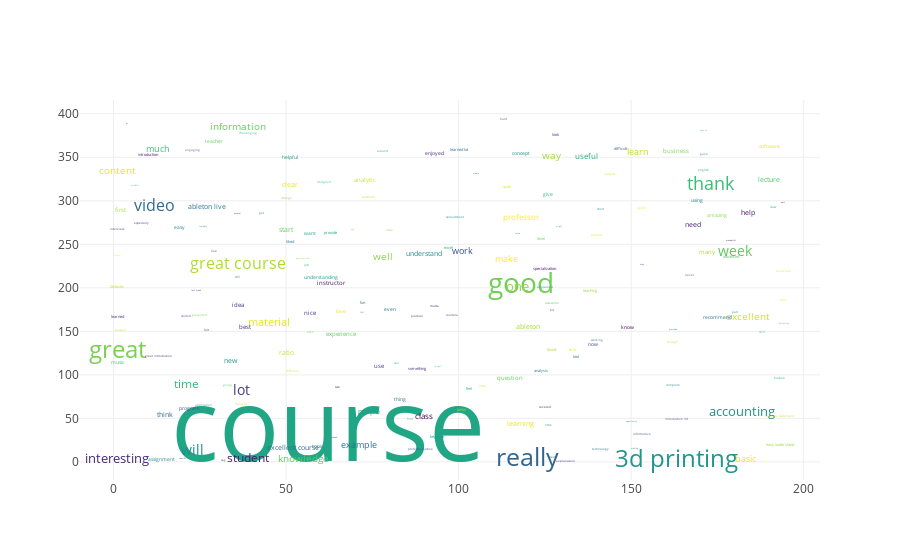

The cell this chart's notebook holds for it:
### Code cell
init_notebook_mode(connected=True)
iplot(plotly_wordcloud(comment_words))

### Figure 1 — Plotly figure (JSON) as saved in the notebook; plotly's stock layout.template omitted (floating-point values rounded to 4 significant figures; data arrays with more than 128 entries replaced by an {"elided": "..."} marker saying what was removed)
{"data": [{"hoverinfo": "text", "hovertext": {"elided": "186 str values"}, "mode": "text", "text": {"elided": "186 str values"}, "textfont": {"color": {"elided": "186 str values"}, "size": {"elided": "186 float values"}}, "type": "scatter", "uid": "33d3ea54-263c-421f-8192-b11bac01b851", "x": {"elided": "186 int values"}, "y": {"elided": "186 int values"}}], "layout": {"xaxis": {"automargin": true, "showgrid": true, "showticklabels": true, "zeroline": false}, "yaxis": {"automargin": true, "showgrid": true, "showticklabels": true, "zeroline": false}}}
